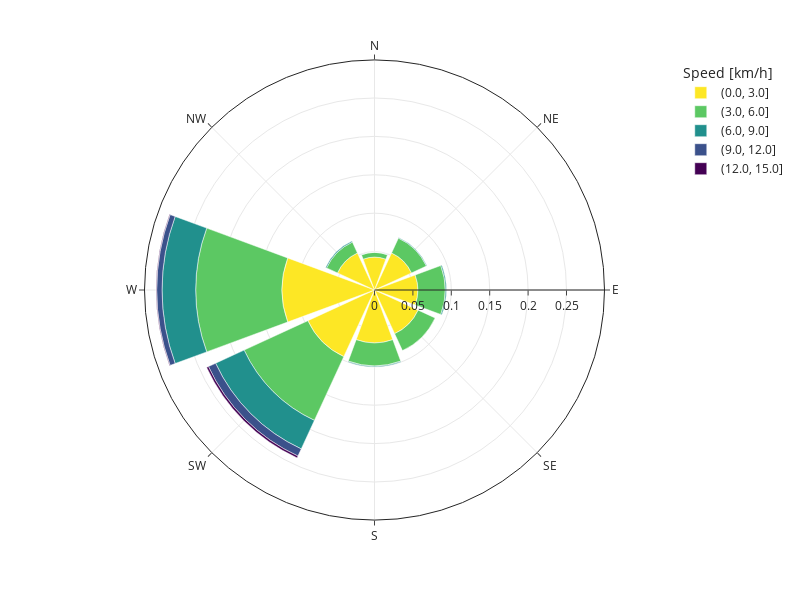

This figure's notebook cell:
### Code cell
# Create a custom color scale with the same number of colors as there are categories
custom_color_scale = plt.cm.viridis_r(np.linspace(0, 1, num_categories))

# Convert the color scale to a list of hex color strings
custom_color_scale = [matplotlib.colors.rgb2hex(color) for color in custom_color_scale]

# Define a color map for the sorted 'speed' categories
color_map = {category: color for category, color in zip(sorted_categories, custom_color_scale)}
# Create the wind rose chart
fig = px.bar_polar(frequency_df, 
                   r='frequency', 
                   theta='direction', 
                   color='speed', 
                   template='simple_white', 
                   color_discrete_map=color_map, labels={"speed": "Speed [km/h]"})  # Use the color map

# Update the layout to make it rectangular
fig.update_layout(
    width=800,  # Set the width to 700 pixels
    height=600,  # Set the height to 1000 pixels
    polar_radialaxis_showgrid=True,  # Show radial grid
    polar_angularaxis_showgrid=True  # Show angular grid
)

fig.show()

### Figure 1 — Plotly figure (JSON) as saved in the notebook; plotly's stock layout.template omitted (floating-point values rounded to 4 significant figures)
{"data": [{"hovertemplate": "Speed [km/h]=(0.0, 3.0]<br>frequency=%{r}<br>direction=%{theta}<extra></extra>", "legendgroup": "(0.0, 3.0]", "marker": {"color": "#fde725", "pattern": {"shape": ""}}, "name": "(0.0, 3.0]", "r": [0.04279, 0.05309, 0.05645, 0.06261, 0.06888, 0.09554, 0.1205, 0.05309], "showlegend": true, "subplot": "polar", "theta": ["N", "NE", "E", "SE", "S", "SW", "W", "NW"], "type": "barpolar"}, {"hovertemplate": "Speed [km/h]=(3.0, 6.0]<br>frequency=%{r}<br>direction=%{theta}<extra></extra>", "legendgroup": "(3.0, 6.0]", "marker": {"color": "#5cc863", "pattern": {"shape": ""}}, "name": "(3.0, 6.0]", "r": [0.00616, 0.02139, 0.03562, 0.02431, 0.02991, 0.0914, 0.1123, 0.01568], "showlegend": true, "subplot": "polar", "theta": ["N", "NE", "E", "SE", "S", "SW", "W", "NW"], "type": "barpolar"}, {"hovertemplate": "Speed [km/h]=(6.0, 9.0]<br>frequency=%{r}<br>direction=%{theta}<extra></extra>", "legendgroup": "(6.0, 9.0]", "marker": {"color": "#21908d", "pattern": {"shape": ""}}, "name": "(6.0, 9.0]", "r": [0.000224, 0.0007841, 0.001456, 0.001008, 0.04088, 0.04379, 0.001344], "showlegend": true, "subplot": "polar", "theta": ["N", "NE", "E", "S", "SW", "W", "NW"], "type": "barpolar"}, {"hovertemplate": "Speed [km/h]=(9.0, 12.0]<br>frequency=%{r}<br>direction=%{theta}<extra></extra>", "legendgroup": "(9.0, 12.0]", "marker": {"color": "#3b518b", "pattern": {"shape": ""}}, "name": "(9.0, 12.0]", "r": [0.0103, 0.007056], "showlegend": true, "subplot": "polar", "theta": ["SW", "W"], "type": "barpolar"}, {"hovertemplate": "Speed [km/h]=(12.0, 15.0]<br>frequency=%{r}<br>direction=%{theta}<extra></extra>", "legendgroup": "(12.0, 15.0]", "marker": {"color": "#440154", "pattern": {"shape": ""}}, "name": "(12.0, 15.0]", "r": [0.002576, 0.0007841], "showlegend": true, "subplot": "polar", "theta": ["SW", "W"], "type": "barpolar"}], "layout": {"barmode": "relative", "height": 600, "legend": {"title": {"text": "Speed [km/h]"}, "tracegroupgap": 0}, "margin": {"t": 60}, "polar": {"angularaxis": {"direction": "clockwise", "rotation": 90, "showgrid": true}, "domain": {"x": [0, 1], "y": [0, 1]}, "radialaxis": {"showgrid": true}}, "width": 800}}
